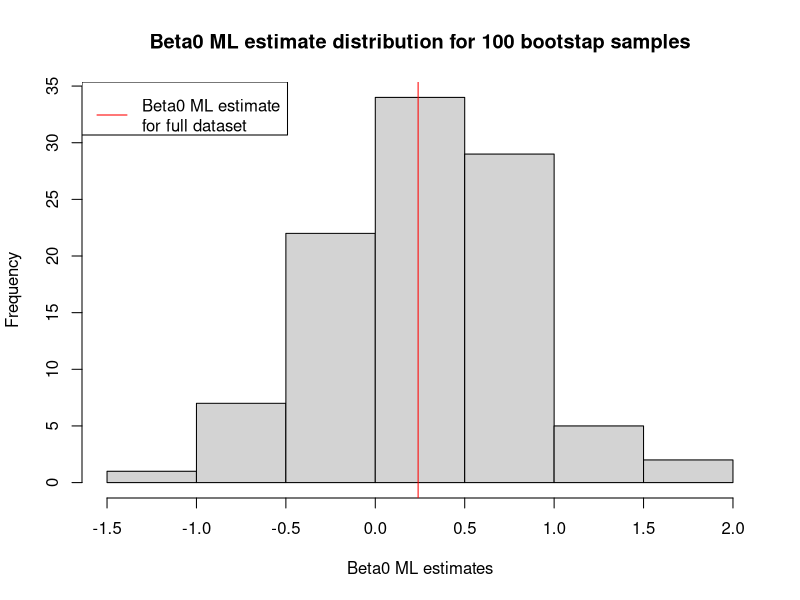
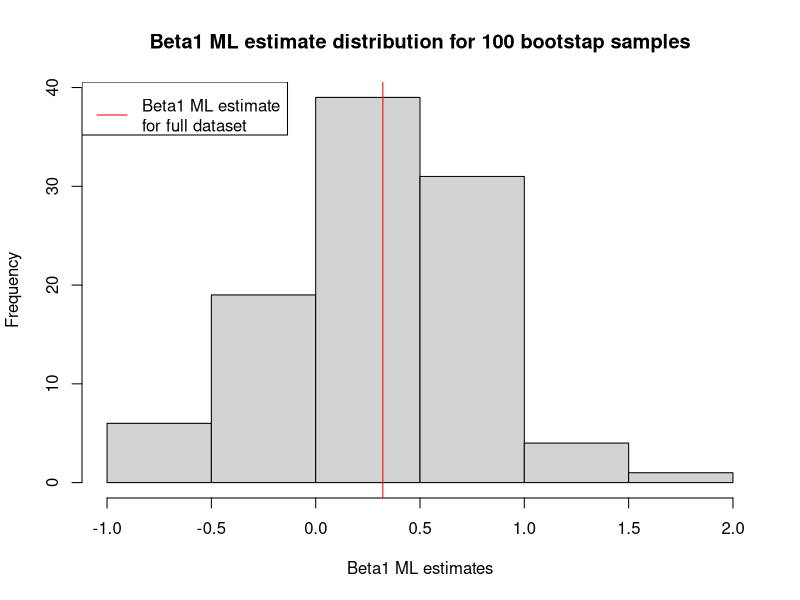

Recreate these plots in R, in order.
# Data
genotype <- c(0, 0, 0, 0, 0, 0, 0, 0, 0, 0, 1, 1, 1, 2, 2, 2, 2, 2, 2, 0, 
              0, 0, 0, 0, 0, 1, 1, 1, 1, 1, 2)
phenotype <- c(1, 1, 1, 1, 1, 1, 1, 1, 1, 1, 1, 1, 1, 1, 1, 1, 1, 1, 1, 0, 
               0, 0, 0, 0, 0, 0, 0, 0, 0, 0, 0)
genPhen <- cbind(genotype, phenotype)

# Logistic regression model Likelihood
logistReg <- function(beta0, beta1, genPhen)
{
  # number representing genotype
  G <- c(0,1,2)
  # p for each genotype given the beta values
  p <- exp(beta0 + beta1 * G) / (1 + exp(beta0 + beta1 * G))
  names(p) <- G
  # number of cases and controls for each genotype
  nCase <- table(genPhen[genPhen[,2] == 1, 1])
  nCon <- table(genPhen[genPhen[,2] == 0, 1])
  # combined log likelihoods for cases of each genotype
  logLCase <- sapply(
    as.character(G), function(g) nCase[g]*log(p[g]))
  # combined log likelihoods for controls of each genotype
  logLCon <- sapply(
    as.character(G), function(g) nCon[g]*log(1 - p[g])) 
  # Remove NA values. Can happen if there are no cases or controls for a 
  # particular genotype
  logLCase <- logLCase[!is.na(logLCase)]
  logLCon <- logLCon[!is.na(logLCon)]
  
  # Sum all the log likelihoods
  sumLogL <- sum(logLCase) + sum(logLCon)
  return(sumLogL)
}

# log likelihood of beta0 = 0.1 and beta1 = 0.2 given all the data
logistReg(0.1, 0.2, genPhen)

# ML estimate of beta0 and beta1 using all the data
# starting with beta0 = 0.1 and beta1 = 0.2 just as arbitrary start points
# control = c(fnscale = -1) needed to make optim do maximization
mlAllData <- optim(c(0.1, 0.2), function(b) logistReg(b[1], b[2], genPhen), 
                   control = c(fnscale = -1))
mlAllData

# Try a couple different starting beta values to see if that effects 
# ML estimate
optim(c(0.5, 0.3), function(b) logistReg(b[1], b[2], genPhen), 
      control = c(fnscale = -1))
optim(c(0.8, 0.8), function(b) logistReg(b[1], b[2], genPhen), 
      control = c(fnscale = -1))
# Log likelihood values all idendical 
# parameter estimates all the same when rounding to 3 dp
# Looks good

# Generate bootstrap samples
# 100 samples seems like enough to measure variance???
B = 100

set.seed(123)
bootSamps <- list()
for(i in 1:B){
  bootSamps[[i]] <- genPhen[sample.int(nrow(genPhen), replace = TRUE),]
}

b0s <- c()
b1s <- c()
# Get the beta estimates for each sample
for(bootSamp in bootSamps){
  mlResult <- optim(
    c(0.1, 0.2), function(b) logistReg(b[1], b[2], bootSamp), 
    control = c(fnscale = -1))
  b0s <- c(b0s, mlResult$par[1])
  b1s <- c(b1s, mlResult$par[2])
}
# beta estimate means
avb0 <- mean(b0s)
avb1 <- mean(b1s)
# beta estimate variances
varsb0 <- (b0s - avb0)**2
varsb1 <- (b1s - avb1)**2
# estimated variance of the betas
estVarb0 <- sum(varsb0) / (length(b0s) - 1)
estVarb1 <- sum(varsb1) / (length(b1s) - 1)

# take a look at the distributions of the estimates
hist(b0s, xlab = "Beta0 ML estimates", 
     main = paste("Beta0 ML estimate distribution for", B, 
                  "bootstap samples"))
# Mark the beta0 estimate for all the data
abline(v = mlAllData$par[1], col = "red")
legend("topleft", legend = c("Beta0 ML estimate\nfor full dataset"), 
       col = c("red"), lty = c(1))

hist(b1s, xlab = "Beta1 ML estimates",
     main = paste("Beta1 ML estimate distribution for", B, 
                  "bootstap samples"))
# Mark the beta0 estimate for all the data
abline(v = mlAllData$par[2], col = "red")
legend("topleft", legend = c("Beta1 ML estimate\nfor full dataset"), 
       col = c("red"), lty = c(1))

# test for association
testAssoc <- avb1**2 / estVarb1
pAssoc <- pchisq(testAssoc, 1, lower.tail = FALSE)
# or
logBeta1.as.0 <- optim(
  0.1, function(b) logistReg(b, 0, bootSamp), method = "Brent",
  lower = -100, upper = 100,
  control = c(fnscale = -1))
testAssoc2 <- 2*abs(logBeta1.as.0$value - mlAllData$value)
pAssoc2 <- pchisq(testAssoc2, 1, lower.tail = FALSE)
